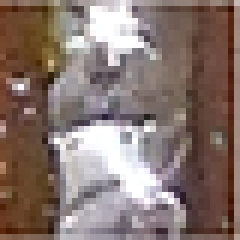
#> input picture training/Soldas_ponte/ponte.png, 40 x 40 px (shown 6 times larger)
$ python soldasRotBase.py
#> lines starting #> are read from the running program, lines starting #| are printed output that depends on the picture
import numpy as np
import cv2 as cv
import random

def colorjitter(img, cj_type):
    '''
    ### Different Color Jitter ###
    img: image
    cj_type: {b: brightness, s: saturation, c: constast}

    '''
    if cj_type == "b":
        # value = random.randint(-50, 50)
        value = np.random.choice(np.array([-50, -40, -30, 30, 40, 50]))
        hsv = cv.cvtColor(img, cv.COLOR_BGR2HSV)
        h, s, v = cv.split(hsv)
        if value >= 0:
            lim = 255 - value
            v[v > lim] = 255
            v[v <= lim] += value
        else:
            lim = np.absolute(value)
            v[v < lim] = 0
            v[v >= lim] -= np.absolute(value)

        final_hsv = cv.merge((h, s, v))
        img = cv.cvtColor(final_hsv, cv.COLOR_HSV2BGR)
        return img

    elif cj_type == "s":
        # value = random.randint(-50, 50)
        value = np.random.choice(np.array([-50, -40, -30, 30, 40, 50]))
        hsv = cv.cvtColor(img, cv.COLOR_BGR2HSV)
        h, s, v = cv.split(hsv)
        if value >= 0:
            lim = 255 - value
            s[s > lim] = 255
            s[s <= lim] += value
        else:
            lim = np.absolute(value)
            s[s < lim] = 0
            s[s >= lim] -= np.absolute(value)

        final_hsv = cv.merge((h, s, v))
        img = cv.cvtColor(final_hsv, cv.COLOR_HSV2BGR)
        return img

    elif cj_type == "c":
        brightness = 10
        contrast = random.randint(40, 100)
        dummy = np.int16(img)
        dummy = dummy * (contrast/127+1) - contrast + brightness
        dummy = np.clip(dummy, 0, 255)
        img = np.uint8(dummy)
        return img

def noisy(img, noise_type):
    '''
    ### Adding Noise ###
    img: image
    cj_type: {gauss: gaussian, sp: salt & pepper}
    '''
    if noise_type == "gauss":
        image=img.copy()
        mean=0
        st=0.7
        gauss = np.random.normal(mean,st,image.shape)
        gauss = gauss.astype('uint8')
        image = cv.add(image,gauss)
        return image

    elif noise_type == "sp":
        image=img.copy()
        prob = 0.05
        if len(image.shape) == 2:
            black = 0
            white = 255
        else:
            colorspace = image.shape[2]
            if colorspace == 3:  # RGB
                black = np.array([0, 0, 0], dtype='uint8')
                white = np.array([255, 255, 255], dtype='uint8')
            else:  # RGBA
                black = np.array([0, 0, 0, 255], dtype='uint8')
                white = np.array([255, 255, 255, 255], dtype='uint8')
        probs = np.random.random(image.shape[:2])
        image[probs < (prob / 2)] = black
        image[probs > 1 - (prob / 2)] = white
        return image

def rotaImagem(imagem, cont = 1):
    nome = "Solda_"
    altura, largura = imagem.shape[:2]
    ponto = (largura / 2, altura / 2) #ponto no centro da figura
    flipImage = cv.flip(imagem, 0)
    cont += 1
    nameFile = nome + str(cont) + ".png"
    print(nameFile)
    cv.imwrite(nameFile, flipImage)
    flipImage = cv.flip(imagem, 1)
    cont += 1
    nameFile = nome + str(cont) + ".png"
    print(nameFile)
    cv.imwrite(nameFile, flipImage)
    flipImage = cv.flip(imagem, -1)
    cont += 1
    nameFile = nome + str(cont) + ".png"
    print(nameFile)
    cv.imwrite(nameFile, flipImage)
    rotaçoes = [30, 45, 60, 120, 135, 150, 210, 225, 240, 300, 315, 330]
    for ang in rotaçoes:
        print(ang)
        rotacao = cv.getRotationMatrix2D(ponto, ang, 1.0)
        rotImg = cv.warpAffine(imagem, rotacao, (largura, altura),
                                flags= cv.INTER_CUBIC,
                                borderMode=cv.BORDER_REPLICATE)
        cont += 1
        nameFile = nome + str(cont) + ".png"
        print(nameFile)
        cv.imwrite(nameFile, rotImg)
    return cont

def aumentation(imagem, nome = "Solda_", cont = 1):

    img = cv.medianBlur(imagem, 3) # Add median filter to image
    cont += 1
    nameFile = nome + str(cont) + ".png"
    cv.imwrite(nameFile, img)

    img = cv.blur(imagem,(3,3))
    cont += 1
    nameFile = nome + str(cont) + ".png"
    cv.imwrite(nameFile, img)

    img = cv.blur(imagem,(5,5))
    cont += 1
    nameFile = nome + str(cont) + ".png"
    cv.imwrite(nameFile, img)

    img = cv.GaussianBlur(imagem,(3,3),0)
    cont += 1
    nameFile = nome + str(cont) + ".png"
    cv.imwrite(nameFile, img)

    img = cv.GaussianBlur(imagem,(5,5),0)
    cont += 1
    nameFile = nome + str(cont) + ".png"
    cv.imwrite(nameFile, img)

    for i in range(5):
        img = colorjitter(imagem, "b")
        cont += 1
        nameFile = nome + str(cont) + ".png"
        cv.imwrite(nameFile, img)

    for i in range(5):
        img = colorjitter(imagem, "s")
        cont += 1
        nameFile = nome + str(cont) + ".png"
        cv.imwrite(nameFile, img)

    for i in range(5):
        img = colorjitter(imagem, "c")
        cont += 1
        nameFile = nome + str(cont) + ".png"
        cv.imwrite(nameFile, img)

    for i in range(5):
        img = noisy(imagem, "gauss")
        cont += 1
        nameFile = nome + str(cont) + ".png"
        cv.imwrite(nameFile, img)

    for i in range(5):
        img = noisy(imagem, "sp")
        cont += 1
        nameFile = nome + str(cont) + ".png"
        cv.imwrite(nameFile, img)

    return cont

def main():
    imagem = cv.imread("ponte.png")
#> imagem is the input picture: shape (40, 40, 3); mean B, G, R 111.3, 117.3, 135.5
    print (imagem.shape)
#| (40, 40, 3)
    altura, largura = imagem.shape[:2]
#> altura = 40; largura = 40
    # Gravando a imagem original
    nome = "Solda_"
    cv.imwrite("Solda_1.png", imagem)

    #Criando um conjunto de imagens por rotaçao e espelhamento
    cont = 1
    cont = rotaImagem(imagem, cont)
#> after the loop in rotaImagem, `for ang in rotaçoes:`: cont = 16
#> cont = 16
    #Criando um conjunto de imgens por translação
    transla = np.float32([[1, 0, 8],[0, 1, 0]])
    traImg = cv.warpAffine(imagem, transla, (largura, altura),
                        flags= cv.INTER_CUBIC,
                        borderMode=cv.BORDER_WRAP)

    cont += 1
#> cont = 17
    nameFile = nome + str(cont) + ".png"
#> nameFile = 'Solda_17.png'
    print(nameFile)
#| Solda_17.png
    cv.imwrite(nameFile, traImg)
    cont = rotaImagem(traImg, cont)
#| Solda_18.png
#| Solda_19.png
#| Solda_20.png
#> the loop in rotaImagem (call 2), `for ang in rotaçoes:` made 12 passes
#> (rotacao, nameFile) on passes 1 to 10: ([[0.866, 0.5, -7.32], [-0.5, 0.866, 12.68]], 'Solda_21.png'), ([[0.707, 0.707, -8.28], [-0.707, 0.707, 20]], 'Solda_22.png'), ([[0.5, 0.866, -7.32], [-0.866, 0.5, 27.32]], 'Solda_23.png'), ([[-0.5, 0.866, 12.68], [-0.866, -0.5, 47.32]], 'Solda_24.png'), ([[-0.707, 0.707, 20], [-0.707, -0.707, 48.28]], 'Solda_25.png'), ([[-0.866, 0.5, 27.32], [-0.5, -0.866, 47.32]], 'Solda_26.png'), ([[-0.866, -0.5, 47.32], [0.5, -0.866, 27.32]], 'Solda_27.png'), ([[-0.707, -0.707, 48.28], [0.707, -0.707, 20]], 'Solda_28.png'), ([[-0.5, -0.866, 47.32], [0.866, -0.5, 12.68]], 'Solda_29.png'), ([[0.5, -0.866, 27.32], [0.866, 0.5, -7.32]], 'Solda_30.png')
#| Solda_21.png
#| Solda_22.png
#| Solda_23.png
#| Solda_24.png
#| Solda_25.png
#| Solda_26.png
#| Solda_27.png
#| Solda_28.png
#> (further printed lines are left out)
#> cont = 32
    transla = np.float32([[1, 0, -8],[0, 1, 0]])
    traImg = cv.warpAffine(imagem, transla, (largura, altura),
                        flags= cv.INTER_CUBIC,
                        borderMode=cv.BORDER_WRAP)
    cont += 1
#> cont = 33
    nameFile = nome + str(cont) + ".png"
#> nameFile = 'Solda_33.png'
    print(nameFile)
#| Solda_33.png
    cv.imwrite(nameFile, traImg)
    cont = rotaImagem(traImg, cont)
#| Solda_34.png
#| Solda_35.png
#| Solda_36.png
#> cont = 48
    transla = np.float32([[1, 0, 0],[0, 1, 8]])
    traImg = cv.warpAffine(imagem, transla, (largura, altura),
                        flags= cv.INTER_CUBIC,
                        borderMode=cv.BORDER_WRAP)
    cont += 1
#> cont = 49
    nameFile = nome + str(cont) + ".png"
#> nameFile = 'Solda_49.png'
    print(nameFile)
#| Solda_49.png
    cv.imwrite(nameFile, traImg)
    cont = rotaImagem(traImg, cont)
#| Solda_50.png
#| Solda_51.png
#| Solda_52.png
#> cont = 64
    transla = np.float32([[1, 0, 0],[0, 1, -8]])
    traImg = cv.warpAffine(imagem, transla, (largura, altura),
                        flags= cv.INTER_CUBIC,
                        borderMode=cv.BORDER_WRAP)
    cv.imwrite("Solda_65.png", traImg)
    cont += 1
#> cont = 65
    nameFile = nome + str(cont) + ".png"
#> nameFile = 'Solda_65.png'
    print(nameFile)
#| Solda_65.png
    cv.imwrite(nameFile, traImg)
    cont = rotaImagem(traImg, cont)
#| Solda_66.png
#| Solda_67.png
#| Solda_68.png
#> cont = 80
    traImg = cv.warpAffine(imagem, transla, (largura, altura),
                        flags= cv.INTER_CUBIC,
                        borderMode=cv.BORDER_WRAP)
    cont += 1
#> cont = 81
    nameFile = nome + str(cont) + ".png"
#> nameFile = 'Solda_81.png'
    print(nameFile)
#| Solda_81.png
    cv.imwrite(nameFile, traImg)
    cont = rotaImagem(traImg, cont)
#| Solda_82.png
#| Solda_83.png
#| Solda_84.png
#> cont = 96
    transla = np.float32([[1, 0, -8],[0, 1, 8]])
    traImg = cv.warpAffine(imagem, transla, (largura, altura),
                        flags= cv.INTER_CUBIC,
                        borderMode=cv.BORDER_WRAP)
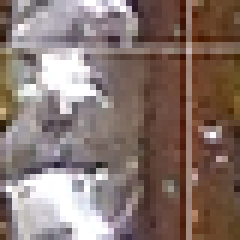
#> traImg: shape (40, 40, 3) (shown 6 times larger); mean B, G, R 111.3, 117.3, 135.5
    cont += 1
#> cont = 97
    nameFile = nome + str(cont) + ".png"
#> nameFile = 'Solda_97.png'
    print(nameFile)
#| Solda_97.png
    cv.imwrite(nameFile, traImg)
    cont = rotaImagem(traImg, cont)
#| Solda_98.png
#| Solda_99.png
#| Solda_100.png
#> cont = 112
    transla = np.float32([[1, 0, 8],[0, 1, -8]])
    traImg = cv.warpAffine(imagem, transla, (largura, altura),
                        flags= cv.INTER_CUBIC,
                        borderMode=cv.BORDER_WRAP)
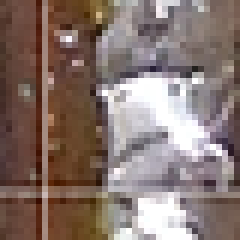
#> traImg: shape (40, 40, 3) (shown 6 times larger); mean B, G, R 111.3, 117.3, 135.5
    cont += 1
#> cont = 113
    nameFile = nome + str(cont) + ".png"
#> nameFile = 'Solda_113.png'
    print(nameFile)
#| Solda_113.png
    cv.imwrite(nameFile, traImg)
    cont = rotaImagem(traImg, cont)
#> in rotaImagem (call 8), `flipImage = cv.flip(imagem, 0)`:
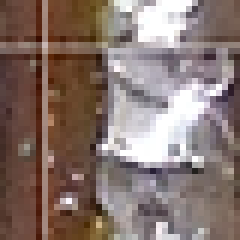
#> flipImage: shape (40, 40, 3) (shown 6 times larger); mean B, G, R 111.3, 117.3, 135.5
#> in rotaImagem (call 8), `cont += 1`: cont = 114
#> in rotaImagem (call 8), `nameFile = nome + str(cont) + ".png"`: nameFile = 'Solda_114.png'
#| Solda_114.png
#> in rotaImagem (call 8), `flipImage = cv.flip(imagem, 1)`:
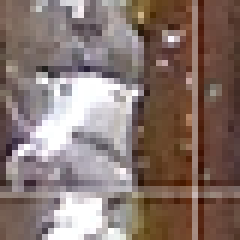
#> flipImage: shape (40, 40, 3) (shown 6 times larger); mean B, G, R 111.3, 117.3, 135.5
#> in rotaImagem (call 8), `cont += 1`: cont = 115
#> in rotaImagem (call 8), `nameFile = nome + str(cont) + ".png"`: nameFile = 'Solda_115.png'
#| Solda_115.png
#> in rotaImagem (call 8), `flipImage = cv.flip(imagem, -1)`:
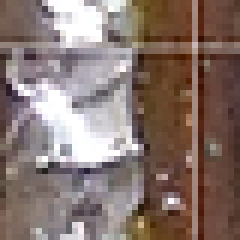
#> flipImage: shape (40, 40, 3) (shown 6 times larger); mean B, G, R 111.3, 117.3, 135.5
#> in rotaImagem (call 8), `cont += 1`: cont = 116
#> in rotaImagem (call 8), `nameFile = nome + str(cont) + ".png"`: nameFile = 'Solda_116.png'
#| Solda_116.png
#> the loop in rotaImagem (call 8), `for ang in rotaçoes:` made 12 passes
#> (rotacao, nameFile) on passes 1 to 10: ([[0.866, 0.5, -7.32], [-0.5, 0.866, 12.68]], 'Solda_117.png'), ([[0.707, 0.707, -8.28], [-0.707, 0.707, 20]], 'Solda_118.png'), ([[0.5, 0.866, -7.32], [-0.866, 0.5, 27.32]], 'Solda_119.png'), ([[-0.5, 0.866, 12.68], [-0.866, -0.5, 47.32]], 'Solda_120.png'), ([[-0.707, 0.707, 20], [-0.707, -0.707, 48.28]], 'Solda_121.png'), ([[-0.866, 0.5, 27.32], [-0.5, -0.866, 47.32]], 'Solda_122.png'), ([[-0.866, -0.5, 47.32], [0.5, -0.866, 27.32]], 'Solda_123.png'), ([[-0.707, -0.707, 48.28], [0.707, -0.707, 20]], 'Solda_124.png'), ([[-0.5, -0.866, 47.32], [0.866, -0.5, 12.68]], 'Solda_125.png'), ([[0.5, -0.866, 27.32], [0.866, 0.5, -7.32]], 'Solda_126.png')
#| Solda_117.png
#| Solda_118.png
#| Solda_119.png
#| Solda_120.png
#| Solda_121.png
#| Solda_122.png
#| Solda_123.png
#| Solda_124.png
#> (further printed lines are left out)
#> pass 1, in rotaImagem (call 8), `rotImg = cv.warpAffine(imagem, rotacao, (largura, altura), flags= cv.I..`:
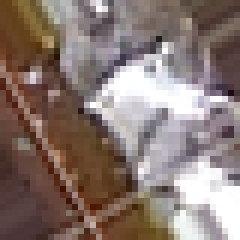
#> rotImg: shape (40, 40, 3) (shown 6 times larger); mean B, G, R 114.4, 120.5, 137.5
#> pass 2, in rotaImagem (call 8), `rotImg = cv.warpAffine(imagem, rotacao, (largura, altura), flags= cv.I..`:
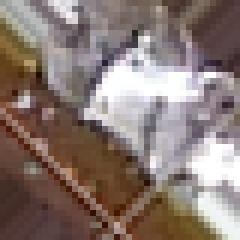
#> rotImg: shape (40, 40, 3) (shown 6 times larger); mean B, G, R 115.1, 120.8, 137.2
#> after the loop in rotaImagem (call 8), `for ang in rotaçoes:`: cont = 128
#> cont = 128
    transla = np.float32([[1, 0, -8],[0, 1, -8]])
    traImg = cv.warpAffine(imagem, transla, (largura, altura),
                        flags= cv.INTER_CUBIC,
                        borderMode=cv.BORDER_WRAP)
    cont += 1
#> cont = 129
    nameFile = nome + str(cont) + ".png"
#> nameFile = 'Solda_129.png'
    print(nameFile)
#| Solda_129.png
    cv.imwrite(nameFile, traImg)
    cont = rotaImagem(traImg, cont)
#| Solda_130.png
#| Solda_131.png
#| Solda_132.png
#> cont = 144
    for i in range(1,cont+1):
        inFile = "Solda_" + str(i) + ".png"
#> inFile = 'Solda_1.png'
        print(inFile)
#| Solda_1.png
        imagem = cv.imread(inFile)
        cont = aumentation(imagem, "Solda_", cont)
#> in aumentation, `cont += 1`: cont = 145
#> in aumentation, `nameFile = nome + str(cont) + ".png"`: nameFile = 'Solda_145.png'
#> in aumentation, `cont += 1`: cont = 146
#> in aumentation, `nameFile = nome + str(cont) + ".png"`: nameFile = 'Solda_146.png'
#> in aumentation, `cont += 1`: cont = 147
#> in aumentation, `nameFile = nome + str(cont) + ".png"`: nameFile = 'Solda_147.png'
#> in aumentation, `cont += 1`: cont = 148
#> in aumentation, `nameFile = nome + str(cont) + ".png"`: nameFile = 'Solda_148.png'
#> in aumentation, `cont += 1`: cont = 149
#> in aumentation, `nameFile = nome + str(cont) + ".png"`: nameFile = 'Solda_149.png'
#> the loop in aumentation, `for i in range(5):` made 5 passes
#> nameFile on passes 1 to 5: 'Solda_150.png', 'Solda_151.png', 'Solda_152.png', 'Solda_153.png', 'Solda_154.png'
#> after the loop in aumentation, `for i in range(5):`: cont = 154
#> the loop in aumentation, `for i in range(5):` made 5 passes
#> nameFile on passes 1 to 5: 'Solda_155.png', 'Solda_156.png', 'Solda_157.png', 'Solda_158.png', 'Solda_159.png'
#> after the loop in aumentation, `for i in range(5):`: cont = 159
#> the loop in aumentation, `for i in range(5):` made 5 passes
#> nameFile on passes 1 to 5: 'Solda_160.png', 'Solda_161.png', 'Solda_162.png', 'Solda_163.png', 'Solda_164.png'
#> after the loop in aumentation, `for i in range(5):`: cont = 164
#> the loop in aumentation, `for i in range(5):` made 5 passes
#> nameFile on passes 1 to 5: 'Solda_165.png', 'Solda_166.png', 'Solda_167.png', 'Solda_168.png', 'Solda_169.png'
#> after the loop in aumentation, `for i in range(5):`: cont = 169
#> the loop in aumentation, `for i in range(5):` made 5 passes
#> nameFile on passes 1 to 5: 'Solda_170.png', 'Solda_171.png', 'Solda_172.png', 'Solda_173.png', 'Solda_174.png'
#> after the loop in aumentation, `for i in range(5):`: cont = 174
#> cont = 174


if __name__ == "__main__":
    main()
